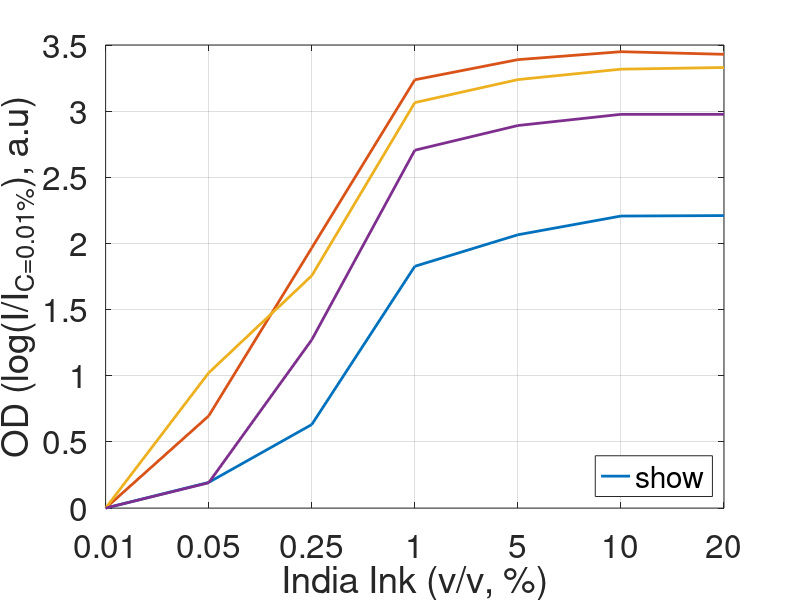
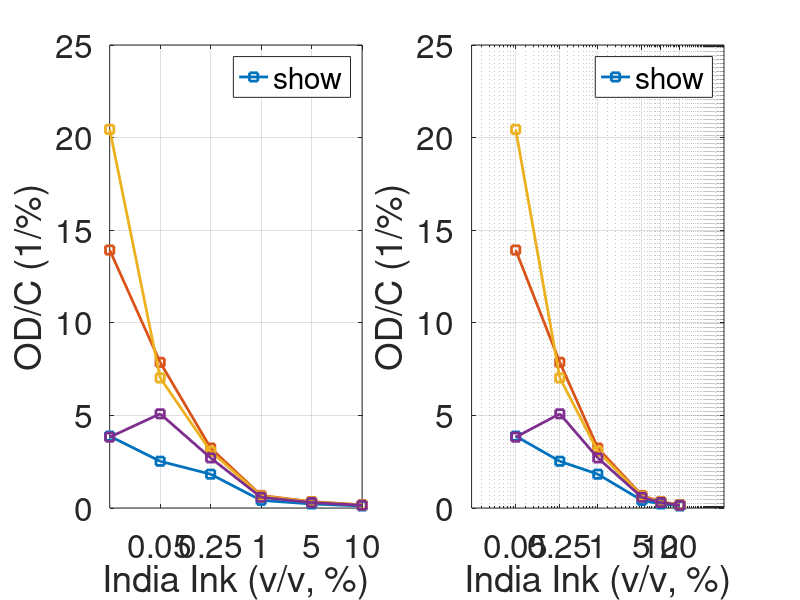
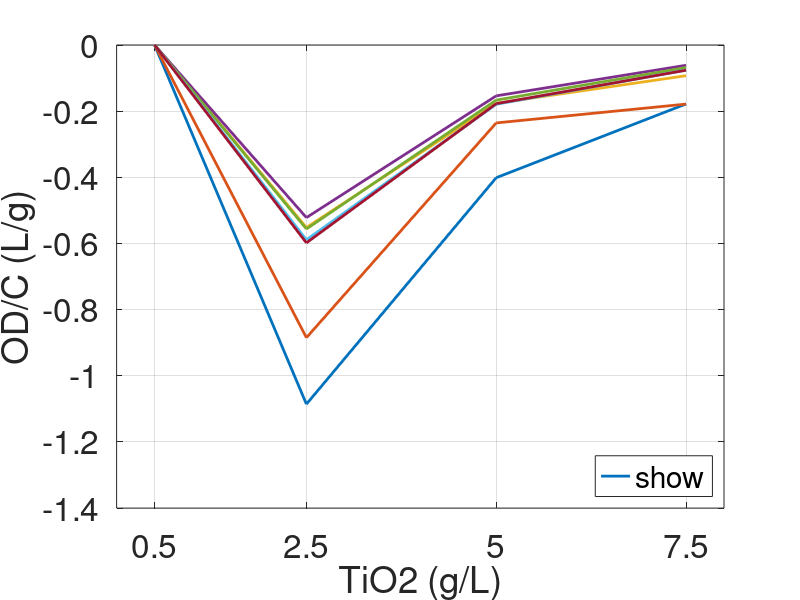

Write the MATLAB code that produced these figures, in order. (Note: this script raises an error after producing the figures.)
function [] = Photon_48_1 ()
% Repository group: 06_laboratory_phantom_models
% Version role: analysis or follow-up variant
%
% Research note: This file is retained as a documented historical version.
% Review configuration, external data dependencies, and output paths before use.
% Impact of Tumor/Signal on DPF/PPF Series Simulations
% this version: Analyzing data generated by Photon_48.m

clc
close all
set(0,'DefaultFigureWindowStyle','docked')
format long

set_of_TiO2 = [0.50, 2.50, 5.0, 7.5]; % percents of TiO2
set_of_indk = [0.01, 0.05, 0.25, 1.0, 5.0, 10.0, 20.0]; % percents of India ink
exp_data = [13.7753	207.923	102.388	52.4519
            11.3449	103.615	36.8395	43.3181
            7.32753	29.1057	17.6853	14.7035
            2.21560	8.16695	4.77848	3.50841
            1.74571	7.01301	4.01610	2.91083
            1.51530	6.60495	3.71168	2.67495
            1.50993	6.73614	3.66488	2.67495];
N_bins = 151; d_edges = linspace(0,sqrt(8.^2+5.^2),N_bins+1);

figure(1)
idx_x = 1:length(set_of_indk);
for i_TiO2 = 1:length(set_of_TiO2)
    plot(1:length(idx_x),-log(exp_data(idx_x,i_TiO2)./exp_data(1,i_TiO2)),'LineWidth',2,'DisplayName',['TiO_2 = ',num2str(set_of_TiO2(i_TiO2)),' g/L']), hold on
end
xlabel('India Ink (v/v, %)'), set(gca,'xtick',idx_x), set(gca,'xticklabel',set_of_indk(idx_x))
ylabel('OD (log(I/I_{C=0.01%}), a.u)')
set(gca,'FontSize',24), grid on, hold off
legend('show','Location','southeast')
clearvars idx_x i_TiO2


figure(2)
subplot(1,2,1)
idx_x = 2:length(set_of_indk);
for i_TiO2 = 1:length(set_of_TiO2)
    plot(1:length(idx_x),-log(exp_data(idx_x,i_TiO2)./exp_data(1,i_TiO2))./set_of_indk(idx_x).','Marker','s','LineWidth',2,'DisplayName',['TiO_2 = ',num2str(set_of_TiO2(i_TiO2)),' g/L']), hold on
end
xlabel('India Ink (v/v, %)'), set(gca,'xtick',idx_x), set(gca,'xticklabel',set_of_indk(idx_x))
ylabel('OD/C (1/%)')
set(gca,'FontSize',24), grid on, hold off
legend('show','Location','northeast')
clearvars idx_x i_TiO2
subplot(1,2,2)
idx_x = 2:length(set_of_indk);
for i_TiO2 = 1:length(set_of_TiO2)
    semilogx(set_of_indk(idx_x),-log(exp_data(idx_x,i_TiO2)./exp_data(1,i_TiO2))./set_of_indk(idx_x).','Marker','s','LineWidth',2,'DisplayName',['TiO_2 = ',num2str(set_of_TiO2(i_TiO2)),' g/L']), hold on
end
xlabel('India Ink (v/v, %)'), set(gca,'xtick',set_of_indk(idx_x)), set(gca,'xticklabel',set_of_indk(idx_x))
ylabel('OD/C (1/%)')
set(gca,'FontSize',24), grid on, hold off
legend('show','Location','northeast')
clearvars idx_x i_TiO2

figure(3)
for i_indk = 1:length(set_of_indk)
    plot(set_of_TiO2,-log(exp_data(i_indk,:)./exp_data(i_indk,1))./set_of_TiO2,'LineWidth',2,'DisplayName',['India ink = ',num2str(set_of_indk(i_indk)),' %']), hold on
end
xlabel('TiO2 (g/L)'), set(gca,'xtick',set_of_TiO2)
ylabel('OD/C (L/g)')
set(gca,'FontSize',24), grid on, hold off
legend('show','Location','southeast')
clearvars idx_x i_indk






set_of_ds = nan(length(set_of_TiO2),length(set_of_indk),length(d_edges)-1);
set_of_Is = nan(length(set_of_TiO2),length(set_of_indk),length(d_edges)-1);
% simulation analysis
for i_TiO2 = 1:length(set_of_TiO2)
    for i_indk = 1:length(set_of_indk)
        the_TiO2 = set_of_TiO2(i_TiO2);
        the_indk = set_of_indk(i_indk);
        data = load(['/home/kaiser/BackUp/Dropbox/research/2.NIRs Project/code/DB/Photon_48_TiO2_',num2str(the_TiO2),'_Indik_',num2str(the_indk),'.mat']);
        fun_x = @mean; fun_y = @sum; TheOutFun = @(x)(-log(x));
        x_temp = sqrt(...
            (data.p_in(:,1)-data.p_ot(:,1)).^2+ ...
            (data.p_in(:,2)-data.p_ot(:,2)).^2+ ...
            (data.p_in(:,3)-data.p_ot(:,3)).^2);
        y_temp = data.w_ot/data.no_of_photons;
        idx_exl = data.p_ot(:,1)<=3;
        x_temp = x_temp(idx_exl); y_temp = y_temp(idx_exl); clearvars idx_exl

        [~,~,index_in] = histcounts(x_temp,d_edges);
        x_bind = accumarray(index_in,x_temp,[],fun_x,nan);
        y_bind = accumarray(index_in,y_temp,[],fun_y,nan);
        set_of_ds(i_TiO2,i_indk,1:length(x_bind)) = x_bind;
        set_of_Is(i_TiO2,i_indk,1:length(y_bind)) = y_bind;

        TheColor = [(i_TiO2-1)/(length(set_of_TiO2)-1),0,(i_indk-1)/(length(set_of_indk)-1)];
        figure(4), plot(squeeze(set_of_ds(i_TiO2,i_indk,:)),-log(squeeze(set_of_Is(i_TiO2,i_indk,:))),'Color',TheColor,'DisplayName',['TiO_2=',num2str(the_TiO2),', indk=',num2str(the_indk)]), hold on
        clearvars the_TiO2 the_indk data TheColor
        clearvars index_in x_temp y_temp fun_x fun_y TheOutFun
    end
end
xlabel('d (cm)'),
ylabel('OD (log(I/I_{C=0.01%}), a.u)')
set(gca,'FontSize',18), grid on, hold off
legend('show', 'Location', 'northeast', 'NumColumns', 4);
clearvars i_indk i_TiO2



figure(5)
idx_x = 1:length(set_of_indk);
[~,idx_d] = min(abs(d_edges(2:end-0)/2+d_edges(1:end-1)/2 - 6)); idx_d = idx_d-3:idx_d+3;
subplot(1,2,1)
for i_TiO2 = 1:length(set_of_TiO2)
    plot(1:length(idx_x),mean(-log(set_of_Is(i_TiO2,idx_x,idx_d)./set_of_Is(i_TiO2,1,idx_d)),3),'LineWidth',2,'DisplayName',['TiO_2 = ',num2str(set_of_TiO2(i_TiO2)),' g/L']), hold on
end
title('simulation')
xlabel('India Ink (v/v, %)'), set(gca,'xtick',idx_x), set(gca,'xticklabel',set_of_indk(idx_x))
ylabel('OD (log(I/I_{C=0.01%}), a.u)')
set(gca,'FontSize',24), grid on, hold off, axis square
legend('show','Location','southeast')

subplot(1,2,2)
for i_TiO2 = 1:length(set_of_TiO2)
    plot(1:length(idx_x),-log(exp_data(idx_x,i_TiO2)./exp_data(1,i_TiO2)),'LineWidth',2,'DisplayName',['TiO_2 = ',num2str(set_of_TiO2(i_TiO2)),' g/L']), hold on
end
title('data')
xlabel('India Ink (v/v, %)'), set(gca,'xtick',idx_x), set(gca,'xticklabel',set_of_indk(idx_x))
ylabel('OD (log(I/I_{C=0.01%}), a.u)')
set(gca,'FontSize',24), grid on, hold off, axis square
legend('show','Location','southeast')
clearvars idx_x i_TiO2 idx_x
end
